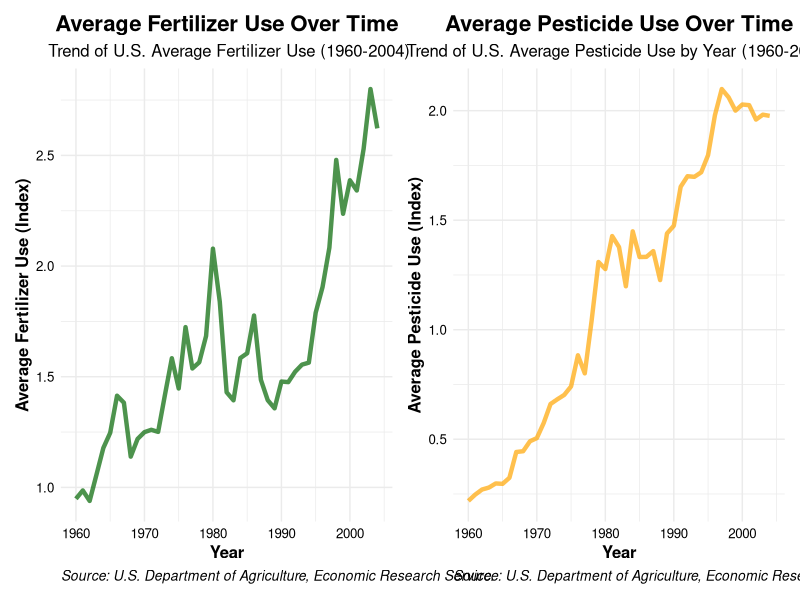
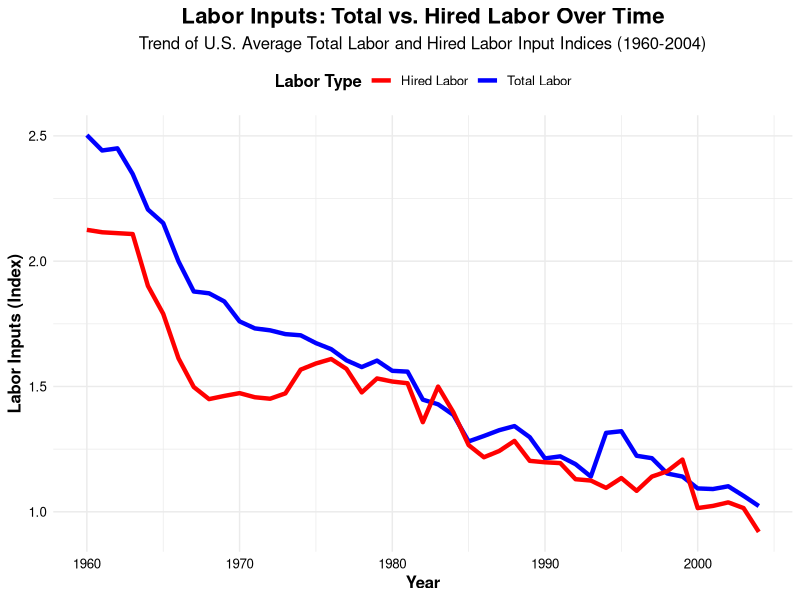
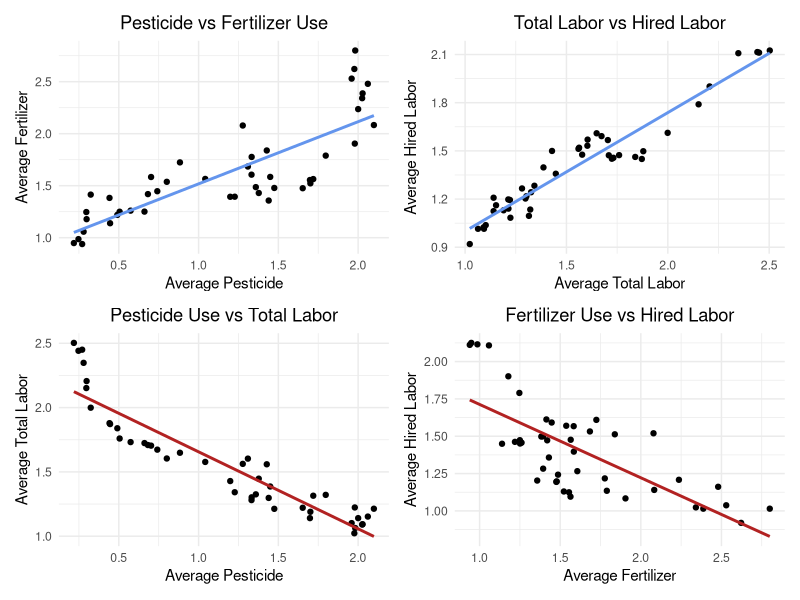
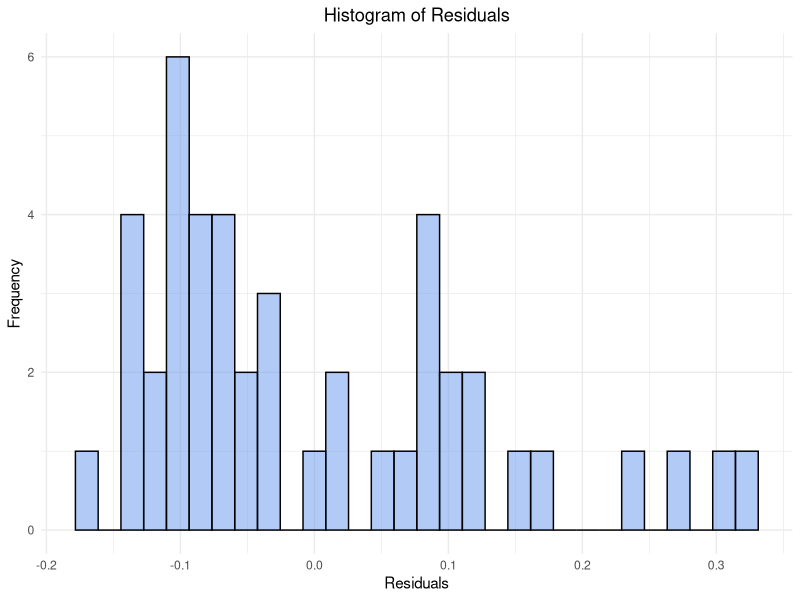
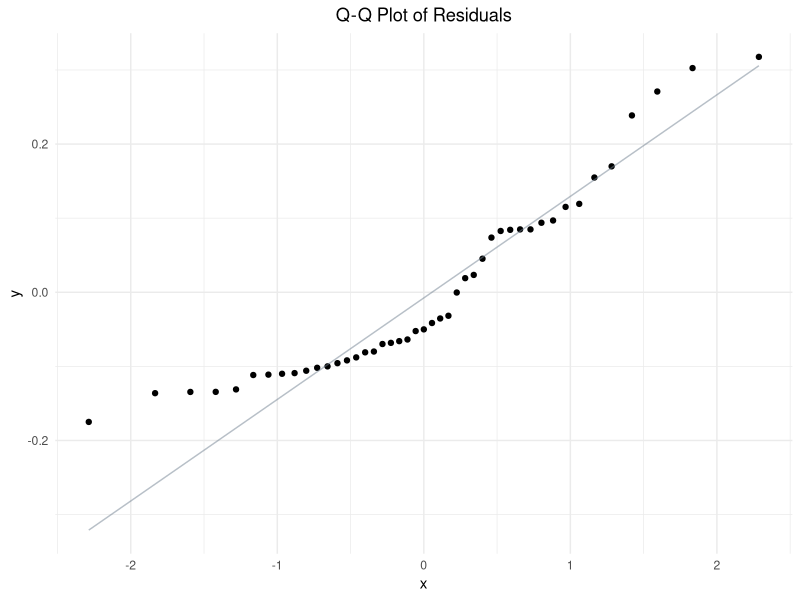
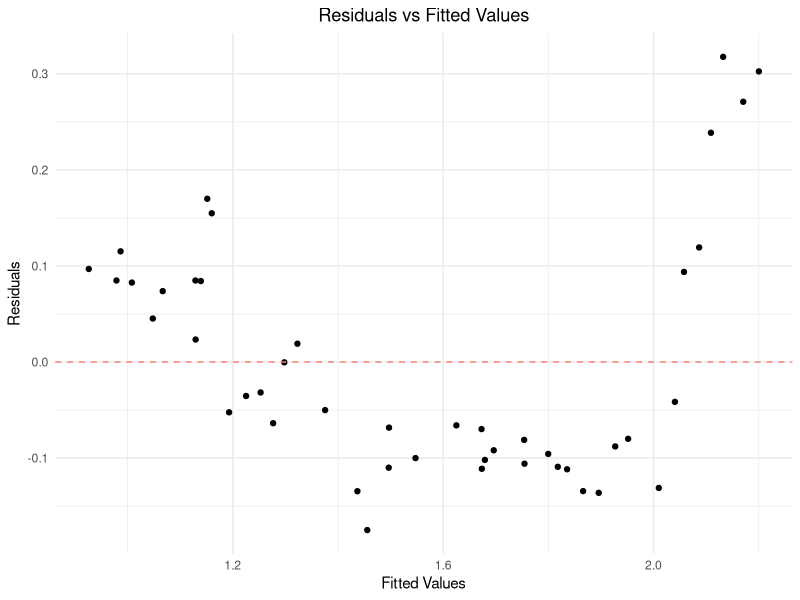
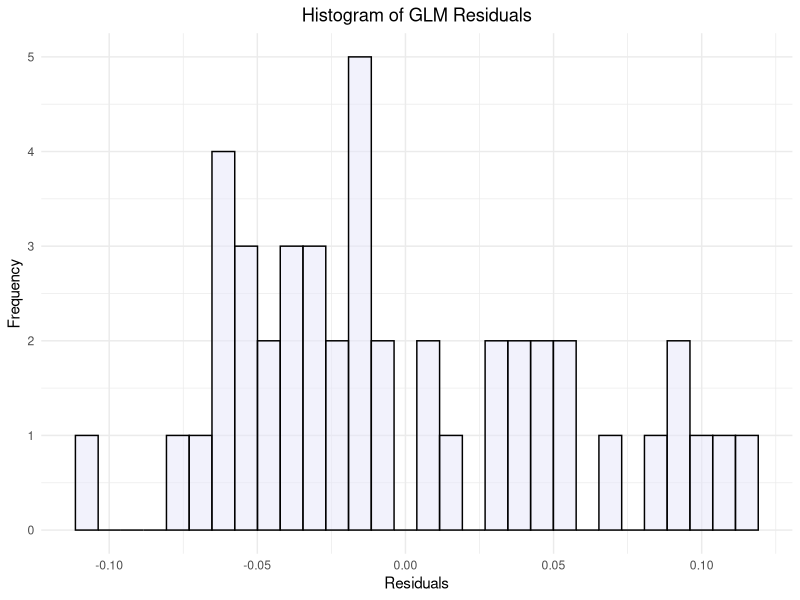
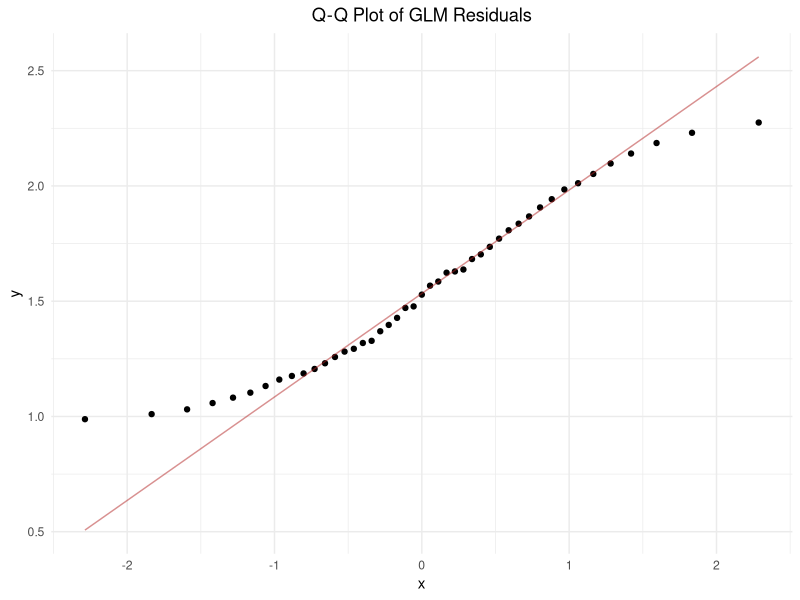

R code for these plots, in order:
## ---- chunk 1
# Load necessary libraries
library(tidyverse)
library(tidyr)
library(here)
library(readxl)
library(patchwork)
library(knitr)
library(kableExtra)
library(gridExtra)
## ---- chunk 2
# Read in pesticide data
pesticide <- read_excel(here("blog_posts/stats-project/data/pesticide_consumption_state.xls"), skip = 5, range = "A6:AW53")

# Remove rows that are entirely blank
pesticide_clean <- pesticide[rowSums(is.na(pesticide)) < ncol(pesticide), ]

pesticide_tidy <- pesticide_clean %>%
  pivot_longer(cols = -Year, # Pivot all columns except Year
               names_to = "state", # Create a new column for each state 
               values_to = "pesticide") %>% # The index values 
  group_by(Year) %>%
  mutate(avg_pesticide = mean(pesticide)) %>%  # Create a new column for mean use (National average)
  ungroup() %>%
  distinct(Year, .keep_all = TRUE) %>% # Remove duplicate rows by year
  select(Year, avg_pesticide)  # Keep only 'Year' and 'us_avg_pesticide'
## ---- chunk 3
# Read in fertilizer data
fertilizer <- read_excel(here("blog_posts/stats-project/data/fertilizer_consumption_state.xls"), skip = 5, range = "A6:AW53")

# Remove rows that are entirely blank
fertilizer_clean <- fertilizer[rowSums(is.na(fertilizer)) < ncol(fertilizer), ]

fertilizer_tidy <- fertilizer_clean %>%
  pivot_longer(cols = -Year, # Pivot all columns except Year
               names_to = "state",# Create a new column for each state
               values_to = "fertilizer") %>% # The index values 
  group_by(Year) %>%
  mutate(avg_fertilizer = mean(fertilizer)) %>%  # Create a new column for mean use (National average)
  ungroup() %>%
  distinct(Year, .keep_all = TRUE) %>% # Remove duplicate rows by year
  select(Year, avg_fertilizer)  # Keep only 'Year' and 'avg_fertilizer'
## ---- chunk 4
# Read in labor data
labor <- read_csv(here("blog_posts/stats-project/data/labor_etc.csv"))

# Filter rows in the 'labor' data frame where any column contains the word "labor"
filtered_labor <- labor[apply(labor, 1, function(row) any(grepl("labor", row, ignore.case = TRUE))), ]

# Pivot the data so that each attribute becomes its own column
labor_clean <- filtered_labor %>%
  pivot_wider(
    names_from = Attribute, # The column to spread into multiple columns
    values_from = Value # The column to use as the values for each new column
  )

# Subset the labor data to keep only total labor index and hired labor index
labor_tidy <- labor_clean[, c("Labor inputs: Total", "Labor inputs: Hired labor", "Year"), drop = FALSE] %>%
  select("Year", "Labor inputs: Total", "Labor inputs: Hired labor") %>%
   filter(Year >= 1960) %>%  # Filter for our area of interest
  rename(
    avg_total_labor = "Labor inputs: Total", # Rename the column for total labor
    avg_hired_labor = "Labor inputs: Hired labor" # Rename the column for hired labor
  )

## ---- chunk 5
# Merge the pesticide_tidy, fertilizer_tidy, and labor_tidy dataframes by the 'Year' column
combined_tidy <- left_join(pesticide_tidy, fertilizer_tidy, by = "Year") %>%
  left_join(labor_tidy, by = "Year")

# Add a column for the time difference between each year and the previous year
combined_tidy <- combined_tidy %>%
  mutate(years_elapsed = Year - min(Year))
## ---- chunk 6
# View the updated dataframe
head(combined_tidy)
## ---- chunk 7
# Plot the trend of pesticide use over time
pest_trend_plot <- ggplot(combined_tidy, aes(x = Year, y = avg_pesticide)) +
  geom_line(color = "orange", size = 1.5, alpha = 0.7) +  # Add color, size, and transparency
  labs(
    title = "Average Pesticide Use Over Time",
    subtitle = "Trend of U.S. Average Pesticide Use by Year (1960-2004)",
    x = "Year",
    y = "Average Pesticide Use (Index)",
    caption = "Source: U.S. Department of Agriculture, Economic Research Service. "  # Caption for data source
  ) +
  theme_minimal() +  # Clean background
  theme(
    text = element_text(size = 12),  # Set base font size
    axis.title = element_text(face = "bold"),  # Bold axis titles
    axis.text = element_text(color = "black"),  # Color for axis labels
    plot.title = element_text(hjust = 0.5, size = 16, face = "bold"),  # Centered title with larger font
    plot.subtitle = element_text(hjust = 0.5, size = 12),  # Centered subtitle
    plot.caption = element_text(hjust = 0, size = 10, face = "italic")  # Caption style
  )

# Plot the trend of pesticide use over time
fert_trend_plot <- ggplot(combined_tidy, aes(x = Year, y = avg_fertilizer)) +
  geom_line(color = "darkgreen", size = 1.5, alpha = 0.7) +  # Add color, size, and transparency
  labs(
    title = "Average Fertilizer Use Over Time",
    subtitle = " Trend of U.S. Average Fertilizer Use (1960-2004)",
    x = "Year",
    y = "Average Fertilizer Use (Index)",
    caption = "Source: U.S. Department of Agriculture, Economic Research Service. "  # Caption for data source
  ) +
  theme_minimal() +  # Clean background
  theme(
    text = element_text(size = 12),  # Set base font size
    axis.title = element_text(face = "bold"),  # Bold axis titles
    axis.text = element_text(color = "black"),  # Color for axis labels
    plot.title = element_text(hjust = 0.5, size = 16, face = "bold"),  # Centered title with larger font
    plot.subtitle = element_text(hjust = 0.5, size = 12),  # Centered subtitle
    plot.caption = element_text(hjust = 0, size = 10, face = "italic")  # Caption style
  )

# Display graphs next to each other
fert_trend_plot + pest_trend_plot + plot_layout(ncol = 2)
## ---- chunk 8
# Plot the trend of labor needs over time
ggplot(combined_tidy, aes(x = Year)) +
  geom_line(aes(y = avg_total_labor, color = "Total Labor"), size = 1.5) +  
  geom_line(aes(y = avg_hired_labor, color = "Hired Labor"), size = 1.5) + 
  scale_color_manual(values = c("Total Labor" = "blue", "Hired Labor" = "red")) +  
  labs(
    title = "Labor Inputs: Total vs. Hired Labor Over Time",
    subtitle = "Trend of U.S. Average Total Labor and Hired Labor Input Indices (1960-2004)",
    x = "Year",
    y = "Labor Inputs (Index)",
    color = "Labor Type"  # Legend title
  ) +
  theme_minimal() +  # Clean theme
  theme(
    text = element_text(size = 12),  # Set base font size
    axis.title = element_text(face = "bold"),  # Bold axis titles
    axis.text = element_text(color = "black"),  # Axis labels color
    legend.title = element_text(face = "bold"),  # Bold legend title
    legend.position = "top",  # Position the legend at the top
    plot.title = element_text(hjust = 0.5, size = 16, face = "bold"),  # Centered plot title with larger font size
    plot.subtitle = element_text(hjust = 0.5, size = 12)  # Centered subtitle
  )
## ---- chunk 9
# Calculate the correlation matrix
cor_matrix <- cor(combined_tidy[, c("avg_pesticide", "avg_fertilizer", "avg_total_labor", "avg_hired_labor", "years_elapsed")])

# Convert the correlation matrix into a data frame for better table formatting
cor_df <- as.data.frame(cor_matrix)

# Use kable() to display the correlation matrix as a table
kable(cor_df, digits = 2, caption = "Correlation Matrix of Agricultural Inputs & Labor Categories (r)") %>% 
 kable_styling(bootstrap_options = "striped", full_width = FALSE, position = "center") %>%
  column_spec(1:6, background = "white")


## ---- chunk 10

#  Pesticide vs Fertilizer Use
cor_plot1 <- ggplot(combined_tidy, aes(x = avg_pesticide, y = avg_fertilizer)) +
  geom_point() +
  geom_smooth(method = "lm", se = FALSE, color = "cornflowerblue") + # Line of best fit
  labs(title = "Pesticide vs Fertilizer Use", x = "Average Pesticide", y = "Average Fertilizer") +
  theme_minimal() +
  theme(plot.title = element_text(hjust = 0.5))

# Total Labor vs Hired Labor
cor_plot2 <- ggplot(combined_tidy, aes(x = avg_total_labor, y = avg_hired_labor)) +
  geom_point() +
  geom_smooth(method = "lm", se = FALSE, color = "cornflowerblue") + # Line of best fit
  labs(title = "Total Labor vs Hired Labor", x = "Average Total Labor", y = "Average Hired Labor") +
  theme_minimal() +
  theme(plot.title = element_text(hjust = 0.5))

# Pesticide Use vs Total Labor
cor_plot3 <- ggplot(combined_tidy, aes(x = avg_pesticide, y = avg_total_labor)) +
  geom_point() +
  geom_smooth(method = "lm", se = FALSE, color = "firebrick") + # Line of best fit
  labs(title = "Pesticide Use vs Total Labor", x = "Average Pesticide", y = "Average Total Labor") +
  theme_minimal() +
  theme(plot.title = element_text(hjust = 0.5))

# Fertilizer Use vs Hired Labor
cor_plot4 <- ggplot(combined_tidy, aes(x = avg_fertilizer, y = avg_hired_labor)) +
  geom_point() +
  geom_smooth(method = "lm", se = FALSE, color = "firebrick") + # Line of best fit
  labs(title = "Fertilizer Use vs Hired Labor", x = "Average Fertilizer", y = "Average Hired Labor") +
  theme_minimal() +
  theme(plot.title = element_text(hjust = 0.5))

# Arrange all plots in a 2x2 grid
cor_plot1 + cor_plot2 + cor_plot3 + cor_plot4 + plot_layout(ncol = 2)

## ---- chunk 11
# Make a multi linear regression model predicting total labor
total_labor_model <- lm(avg_total_labor ~ avg_pesticide + avg_fertilizer + years_elapsed, data = combined_tidy)

# Get the summary of the model to interpret the coefficients
total_model_sum <- summary(total_labor_model)
## ---- chunk 12
# A separate model predicting avg_total_labor using only avg_hired_labor
hired_labor_model <- lm(avg_hired_labor ~ avg_pesticide + avg_fertilizer + years_elapsed, data = combined_tidy)

# Get the summary of the model to interpret the coefficients
hired_model_sum <- summary(hired_labor_model)
## ---- chunk 13
# Extract the summaries for both models
total_labor_summary <- summary(total_labor_model)$coefficients
hired_labor_summary <- summary(hired_labor_model)$coefficients

# Convert to data frames for easier manipulation
total_labor_df <- as.data.frame(total_labor_summary)
colnames(total_labor_df) <- c("Estimate", "Std. Error", "t value", "p-value")
total_labor_df$Variable <- rownames(total_labor_df)
total_labor_df$Model <- "Total Labor"

hired_labor_df <- as.data.frame(hired_labor_summary)
colnames(hired_labor_df) <- c("Estimate", "Std. Error", "t value", "p-value")
hired_labor_df$Variable <- rownames(hired_labor_df)
hired_labor_df$Model <- "Hired Labor"

# Remove row names (index) by resetting the row names to NULL
rownames(total_labor_df) <- NULL
rownames(hired_labor_df) <- NULL

# Print the tables separately
total_labor_table <- kable(total_labor_df[, c("Variable", "Estimate", "Std. Error", "t value", "p-value")],
                           digits = 3, 
                           caption = "Regression Coefficients for Total Labor Model")  %>% 
 kable_styling(bootstrap_options = "striped", full_width = FALSE, position = "center") %>%
  column_spec(1:5, background = "white")

hired_labor_table <- kable(hired_labor_df[, c("Variable", "Estimate", "Std. Error", "t value", "p-value")],
                            digits = 3,
                            caption = "Regression Coefficients for Hired Labor Model")  %>% 
 kable_styling(bootstrap_options = "striped", full_width = FALSE, position = "center") %>%
  column_spec(1:5, background = "white")


totalR2 <- total_model_sum$r.squared
hiredR2 <- hired_model_sum$r.squared

# Print the tables and R^2
total_labor_table

print(paste0("The R^2 for our total labor model is ", round(totalR2, 2), "."))

hired_labor_table

print(paste0("The R^2 for our hired labor model is ", round(hiredR2, 2), "."))
## ---- chunk 14
# Extract residuals
residuals <- total_labor_model$residuals

# Plot a histogram of residuals to check normality
ggplot(data.frame(residuals), aes(x = residuals)) +
  geom_histogram(bins = 30, fill = "cornflowerblue", color = "black", alpha = 0.5) +
  labs(title = "Histogram of Residuals", x = "Residuals", y = "Frequency") +
  theme_minimal()  +
  theme(plot.title = element_text(hjust = 0.5))  # Center the title

## ---- chunk 15
# Make a Q-Q plot to check normality
ggplot(data.frame(residuals), aes(sample = residuals)) +
  stat_qq() +
  stat_qq_line(color = "slategray", alpha = 0.5) +
  labs(title = "Q-Q Plot of Residuals") +
  theme_minimal()  +
  theme(plot.title = element_text(hjust = 0.5))  # Center the title

## ---- chunk 16
# Calculate fitted values and residuals
fitted_values <- fitted(total_labor_model)
residual_values <- residuals(total_labor_model)

# Create a data frame 
residuals_df <- data.frame(Fitted = fitted_values, Residuals = residual_values)

# Create the plot
ggplot(residuals_df, aes(x = Fitted, y = Residuals)) +
  geom_point() +
  geom_hline(yintercept = 0, color = "salmon", linetype = "dashed") +
  labs(x = "Fitted Values", y = "Residuals", title = "Residuals vs Fitted Values") +
  theme_minimal() +
  theme(plot.title = element_text(hjust = 0.5))  # Center the title
## ---- chunk 17
# Make a Gamma regression model for labor in relation to pesticide and years elapsed
labor_glm <- glm(avg_total_labor ~ avg_pesticide + years_elapsed, 
                   family = Gamma(link = "log"), # Gamma distribution is used for modeling continuous, positive-valued data
                   data = combined_tidy)
## ---- chunk 18
# Extract the summaries for the model
labor_glm_summary <- summary(labor_glm)$coefficients

# Convert to data frames for easier manipulation
labor_glm_df <- as.data.frame(labor_glm_summary)

# Populate the data frame with the variable names and their corresponding values
colnames(labor_glm_df) <- c("Estimate", "Std. Error", "t value", "p-value")
labor_glm_df$Variable <- rownames(labor_glm_df)
labor_glm_df$Model <- "GLM Labor"

# Remove row names (index) by resetting the row names to NULL
rownames(labor_glm_df) <- NULL

labor_glm_table <- kable(labor_glm_df[, c("Variable", "Estimate", "Std. Error", "t value", "p-value")],
                            digits = 3,
                            caption = "Regression Coefficients for Labor Generalized Linear Model") %>% 
 kable_styling(bootstrap_options = "striped", full_width = FALSE, position = "center") %>%
  column_spec(1:5, background = "white")

labor_glm_table
## ---- chunk 19
# Generate predictions and residuals for avg_total_labor using the glm model
combined_glm <- combined_tidy %>%
  mutate(predicted_labor = predict(labor_glm, type = "response")) %>% 
  mutate(residuals_glm = residuals.glm(labor_glm))


# Plot a histogram of glm residuals to check normality
glm_hist_plot <- ggplot(combined_glm, aes(x = residuals_glm)) +
  geom_histogram(bins = 30, fill = "lavender", color = "black", alpha = 0.5) +
  labs(title = "Histogram of GLM Residuals", x = "Residuals", y = "Frequency") +
  theme_minimal()  +
  theme(plot.title = element_text(hjust = 0.5))  # Center the title


# Make a Q-Q plot to check normality
glm_qq_plot <- ggplot(combined_glm, aes(sample = predicted_labor)) +
  stat_qq() +
  stat_qq_line(color = "firebrick", alpha = 0.5) +
  labs(title = "Q-Q Plot of GLM Residuals") +
  theme_minimal()  +
  theme(plot.title = element_text(hjust = 0.5))  # Center the title


# Create the plot
glm_fitted_resdid_plot <- ggplot(combined_glm, aes(x = predicted_labor, y = residuals_glm)) +
  geom_point() +
  geom_hline(yintercept = 0, color = "tomato", linetype = "dashed") +
  labs(x = "Fitted Values", y = "Residuals", title = "GLM Residuals vs Fitted Values") +
  theme_minimal() +
  theme(plot.title = element_text(hjust = 0.5))  # Center the title

# Display the graphs
glm_hist_plot
glm_qq_plot
glm_fitted_resdid_plot
## ---- chunk 20
# Create the plot for Total Labor Model
total_labor_plot <- ggplot(combined_glm, aes(x = years_elapsed, y = avg_total_labor)) +
  geom_point(color = "slategray", size = 2) +  # Scatter plot for avg_total_labor
  geom_smooth(method = "lm", formula = y ~ x, color = "firebrick", linetype = "solid") +  # Regression line for total_labor_model
  labs(subtitle = "Linear Model", title = "Total Labor Demand After 1960", x = "Years Past 1960", y = "Average Total Labor") +
  theme_minimal()  +
  theme(plot.title = element_text(hjust = 0.5), # Center the title
        plot.subtitle = element_text(hjust = 0.5))  # Center the subtitle


# Create the plot for Total Labor GLM
total_labor_glm_plot <- ggplot(combined_glm, aes(x = years_elapsed, y = predicted_labor)) +
  geom_point(color = "forestgreen", size = 2) +  # Scatter plot for avg_total_labor
  geom_line(aes(y = predicted_labor),, color = "slateblue", linetype = "solid") +  # Regression line for total_labor_model
  labs(subtitle = "Generalized Linear Model", title = "Predicted Total Labor Demand \nAfter 1960", x = "Years Past 1960", y = "Predicted Average Total Labor") +
  theme_minimal()  +
  theme(plot.title = element_text(hjust = 0.5), # Center the subtitle
        plot.subtitle = element_text(hjust = 0.5))  # Center the title

# Display both plots side by side
total_labor_plot + total_labor_glm_plot + plot_layout(ncol = 2)
